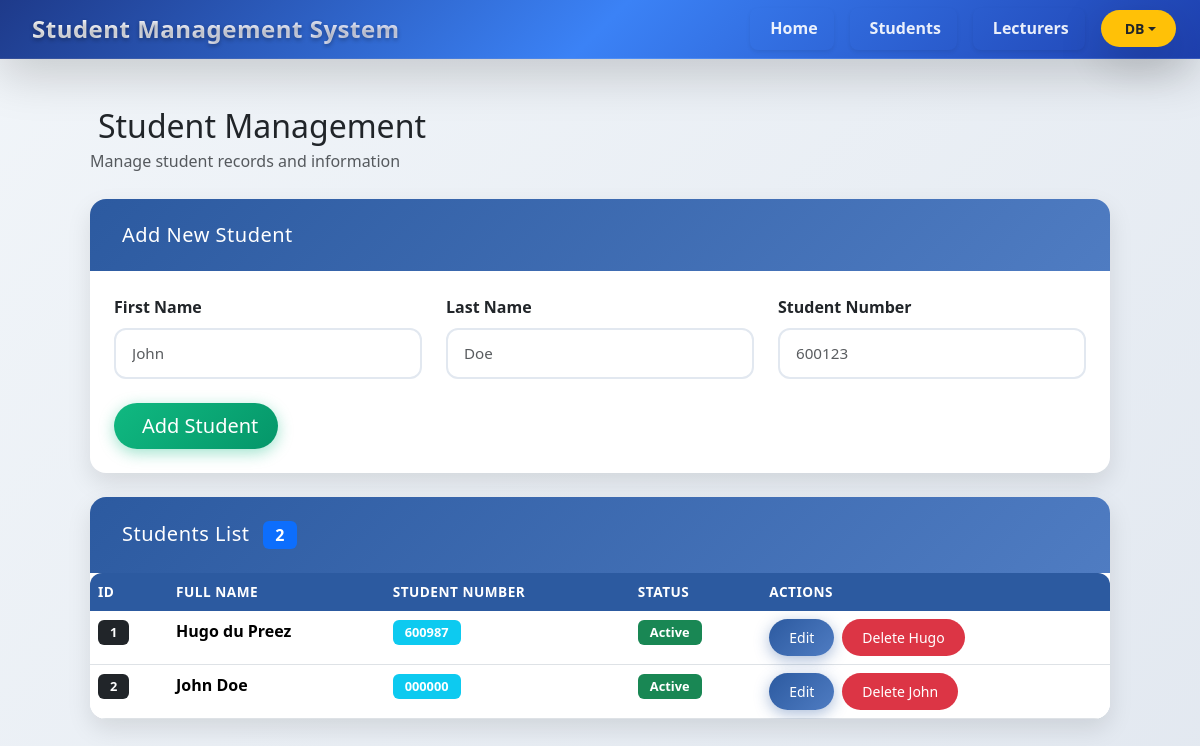
/students, run on the app's committed database.
### tables this page shows
CREATE TABLE tblStudents (id INTEGER PRIMARY KEY AUTOINCREMENT, fname TEXT, lname TEXT, snumber TEXT);

### app.py (the view)
@app.route('/students')
def students():
    students = get_all_students()
    return render_template('students.html', students=students)

### CRUD/Read.py (called while the page is built)
def get_all_students():
    conn = sqlite3.connect("SMS.db")
    cursor = conn.cursor()
    cursor.execute("SELECT id, fname, lname, snumber FROM tblStudents")
    students = cursor.fetchall()
    conn.close()
    return students

### templates/students.html (shortened to what this page needs)
{% extends "base.html" %}
{% block content %}
<div class="container-fluid">
    <div class="d-flex justify-content-between align-items-center mb-4">
        <div>
            <h1 class="h2 mb-1">
                Student Management
            </h1>
            <p class="text-muted mb-0">
                Manage student records and information
            </p>
        </div>
    </div>
    <div class="card shadow-lg border-0 mb-4">
        <div class="card-header bg-primary text-white p-4">
            <h3 class="h5 mb-0">
                Add New Student
            </h3>
        </div>
        <div class="card-body p-4">
            <form method="POST" action="/add_student">
                <div class="row g-4">
                    <div class="col-md-4">
                        <label class="form-label fw-semibold">First Name</label>
                        <input type="text" class="form-control form-control-lg" name="fname" placeholder="John" required>
                    </div>
                    <div class="col-md-4">
                        <label class="form-label fw-semibold">Last Name</label>
                        <input type="text" class="form-control form-control-lg" name="lname" placeholder="Doe" required>
                    </div>
                    <div class="col-md-4">
                        <label class="form-label fw-semibold">Student Number</label>
                        <input type="text" class="form-control form-control-lg" name="snumber" placeholder="600123" required>
                    </div>
                </div>
                <div class="mt-4">
                    <button type="submit" class="btn btn-success btn-lg px-5">
                        Add Student
                    </button>
                </div>
            </form>
        </div>
    </div>
    <div class="card shadow-lg border-0">
        <div class="card-header bg-light p-4">
            <div class="row align-items-center">
                <div class="col-md-6">
                    <h3 class="h5 mb-0">
                        Students List
                        <span class="badge bg-primary ms-2">{{ students|length }}</span>
                    </h3>
                </div>
            </div>
        </div>
        <div class="card-body p-0">
            <div class="table-responsive">
                <table class="table table-hover mb-0">
                    <thead class="table-primary">
                        <tr>
                            <th>ID</th>
                            <th>Full Name</th>
                            <th>Student Number</th>
                            <th>Status</th>
                            <th>Actions</th>
                        </tr>
                    </thead>
                    <tbody>
                        {% for student in students %}
                        <tr>
                            <td>
                                <span class="badge bg-dark">{{ student[0] }}</span>
                            </td>
                            <td>
                                <strong>{{ student[1] }} {{ student[2] }}</strong>
                            </td>
                            <td>
                                <span class="badge bg-info">{{ student[3] }}</span>
                            </td>
                            <td>
                                <span class="badge bg-success">Active</span>
                            </td>
                            <td>
                                <div class="d-flex gap-2">
                                    <button class="btn btn-primary btn-sm" data-bs-toggle="modal" data-bs-target="#editModal" onclick="populateEditModal({{ student[0] }}, '{{ student[1] }}', '{{ student[2] }}', '{{ student[3] }}')">
                                         Edit
                                    </button>
                                    <a href="/delete_student/{{ student[0] }}" class="btn btn-danger btn-sm" onclick="return confirm('Delete {{ student[1] }} {{ student[2] }}?')">
                                         Delete {{ student[1] }}
                                    </a>
                                </div>
                            </td>
                        </tr>
                        {% endfor %}
                    </tbody>
                </table>
            </div>
        </div>
    </div>
</div>
{% endblock %}

### static/css/style.css (style rules this page uses)
:root { --primary: #2c5aa0; --primary-dark: #1e3a5f; --secondary: #4f7cc2; --accent: #10b981; --warning: #f59e0b; --light: #f8fafc; --lighter: #f1f5f9; --dark: #1e293b; --card-shadow: 0 1px 3px 0 rgba(0, 0,0,0.1), 0 1px 2px 0 rgba(0, 0,0,0.06); --card-shadow-lg: 0 10px 25px rgba(0,0,0,0.1); }
body { background: linear-gradient(135deg, #f1f5f9 0%, #e2e8f0 100%); font-family: 'Segoe UI', Tahoma, Geneva, Verdana, sans-serif; line-height: 1.6; }
.card { border: none !important; border-radius: 16px !important; box-shadow: var(--card-shadow-lg) !important; transition: all 0.3s ease; overflow: hidden; }
.card-header { background: linear-gradient(135deg, var(--primary), var(--secondary)) !important; color: white !important; border: none !important; font-weight: 600; letter-spacing: 0.5px; }
.table { background: white; border-radius: 12px; overflow: hidden; margin-bottom: 0; }
.table thead th { background: var(--primary) !important; color: white !important; font-weight: 600; border: none; position: sticky; top: 0; z-index: 10; text-transform: uppercase; font-size: 0.85em; letter-spacing: 0.5px; }
.btn { border-radius: 25px !important; font-weight: 500; padding: 8px 20px !important; border: none !important; transition: all 0.3s ease; text-transform: none; }
.btn-primary { background: linear-gradient(135deg, var(--primary), var(--secondary)) !important; box-shadow: 0 4px 15px rgba(44,90,160,0.4); }
.btn-success { background: linear-gradient(135deg, var(--accent), #059669) !important; box-shadow: 0 4px 15px rgba(16,185,129,0.4); }
.form-control { border-radius: 12px !important; border: 2px solid #e2e8f0 !important; padding: 12px 16px !important; transition: all 0.3s ease; font-size: 0.95em; }
.badge { font-size: 0.8em !important; padding: 6px 12px !important; }
h1, h2, h3, h4, h5 { font-weight: 700; color: var(--primary-dark); }

### data on the page
tblStudents: id "1", fname "Hugo", lname "du Preez", snumber "600987"
tblStudents: id "2", fname "John", lname "Doe", snumber "000000"

### other printed values
{{ students|length }} "2"
